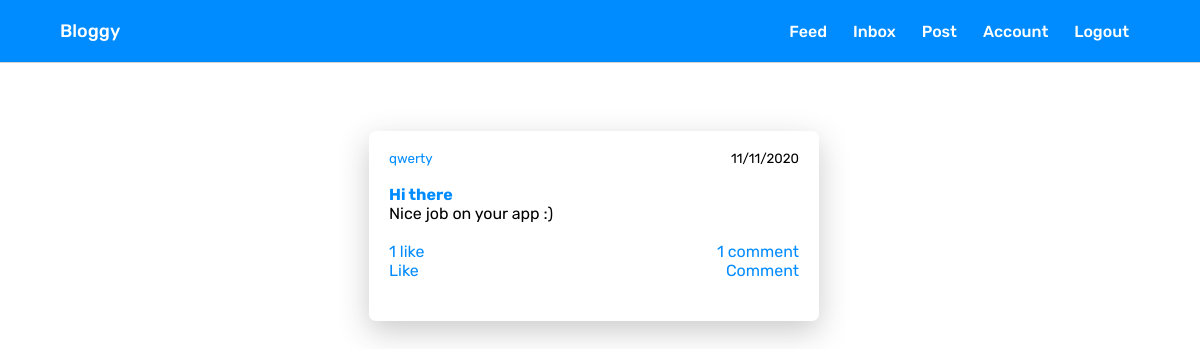
The app's page /post/7 (signed in) with its own data.
### main.py (models this page shows, shortened)
class User(db.Model, UserMixin):
    id = db.Column(db.Integer, primary_key=True)
    username = db.Column(db.String(15), unique=True)
    email = db.Column(db.String(50), unique=True)
    password = db.Column(db.String(80))
    profile_pic = db.Column(
        db.String(40), nullable=False, default='default.jpg')
    posts = db.relationship('Post', backref='author', lazy='dynamic')
    commenter = db.relationship('Comment', backref='commenter', lazy='dynamic')
    access_token = db.Column(db.String(180))
    liker = db.relationship('Like', backref='liker', lazy='dynamic')
    followed = db.relationship(
        'Follower', backref='followed', foreign_keys='Follower.followed_id', lazy='dynamic')
    follower = db.relationship(
        'Follower', backref='follower', foreign_keys='Follower.follower_id', lazy='dynamic')
    sender = db.relationship('Message', backref='sender',
                             foreign_keys='Message.sender_id', lazy='dynamic')
    receiver = db.relationship('Message', backref='receiver',
                               foreign_keys='Message.receiver_id', lazy='dynamic')
    bio_content = db.Column(db.String(1000))
    verified = db.Column(db.Boolean(), default=False)
    def has_liked_post(self, post):
        return Like.query.filter(
            Like.liker_id == self.id,
            Like.liked_id == post.id).count() > 0

class Post(db.Model, UserMixin):
    id = db.Column(db.Integer, primary_key=True)
    post_title = db.Column(db.String(100), nullable=False)
    post_content = db.Column(db.String(1000), nullable=False)
    post_date = db.Column(db.DateTime, nullable=False, default=datetime.utcnow)
    user_id = db.Column(db.Integer, db.ForeignKey('user.id'), nullable=False)
    commented = db.relationship('Comment', backref='commented', lazy='dynamic')
    likes = db.relationship('Like', backref='liked', lazy='dynamic')

### main.py (the view)
@app.route("/post/<int:post_id>")
@login_required
def post(post_id):
    if current_user.username == 'admin' and current_user.email == 'arpanneupane19@gmail.com':
        session['logged_in'] = True
        return redirect('/admin')
    post = Post.query.get_or_404(post_id)
    return render_template('postid.html', title=post.post_title, post=post)

### main.py (called while the page is built)
@login_manager.user_loader
def load_user(user_id):
    return User.query.get(int(user_id))

@app.before_request
def make_session_permanent():
    session.permanent = True

### templates/postid.html (shortened to what this page needs)
{% extends "base.html" %} {% block title %}{% endblock %} {% block content %}
<link rel="stylesheet" href="{{url_for('static', filename='dashboard.css')}}" />
<div class="container">
    <br />
    <br />
    <div class="specific-post">
        <div class="post">
            <div class="post-info">
                <small><a href="{{url_for('user', username=post.author.username)}}">{{post.author.username}}</a></small>
                <small>{{post.post_date.strftime('%m/%d/%Y') }}</small>
            </div>
            <br />
            <article class="post-title-content">
                <h4>
                    <a href="{{url_for('post', post_id=post.id)}}">{{post.post_title}}</a>
                </h4>
                <p>{{post.post_content}}</p>
            </article>
            <br />
            <div class="post-actions">
                <div class="post-stats-info">
                    {% if post.likes.count() == 1 %}
                    <p>
                        <a href="{{url_for('view_likes', post_id=post.id)}}">{{post.likes.count()}} like</a>
                    </p>
                    {% else %}
                    <p>
                        <a href="{{url_for('view_likes', post_id=post.id)}}">{{post.likes.count()}} likes</a>
                    </p>
                    {% endif %} {% if post.commented.count() == 1 %}
                    <p>
                        <a href="{{url_for('view_comments', post_id=post.id)}}">{{post.commented.count()}} comment</a>
                    </p>
                    {% else %}
                    <p>
                        <a href="{{url_for('view_comments', post_id=post.id)}}">{{post.commented.count()}} comments</a>
                    </p>
                    {% endif %}
                </div>
            </div>
            <div class="actions">
                {% if current_user.has_liked_post(post) %}
                <p>
                    <a href="{{url_for('like_post', action='unlike', post_id=post.id)}}">Unlike</a>
                </p>
                {% else %}
                <p>
                    <a href="{{url_for('like_post', action='like', post_id=post.id)}}">Like</a>
                </p>
                {% endif %}
                <p>
                    <a href="{{url_for('comment_on_post', post_id=post.id)}}">Comment</a>
                </p>
            </div>
        </div>
    </div>
    <br />
</div>
{% endblock %}

### static/base.css (style rules this page uses)
* { box-sizing: border-box; margin: 0; padding: 0; font-family: "Rubik", sans-serif; }
a { text-decoration: none; color: rgb(0, 140, 255); }

### static/dashboard.css (style rules this page uses)
.container { margin-top: 30px; margin-left: 100px; margin-right: 100px; display: flex; flex-direction: column; }
.post { display: flex; flex-direction: column; padding: 20px; background: #ffffff; border-radius: 7px; box-shadow: 0px 10px 30px rgba(48, 48, 48, 0.25); width: 45%; height: 190px; max-height: 190px; overflow-y: auto; margin-right: 12px; margin-bottom: 20px; }
.specific-post { display: flex; flex-direction: column; justify-content: center; align-items: center; }
.post-info { display: flex; justify-content: space-between; }
.post-info a { color: rgb(0, 140, 255); }
.post-stats-info { display: flex; justify-content: space-between; }
.post-stats-info a { color: rgb(0, 140, 255); }
.post-stats-info p { color: rgb(0, 140, 255); cursor: pointer; }
.post-title-content a { color: rgb(0, 140, 255); }
.actions { display: flex; justify-content: space-between; }
.actions a { color: rgb(0, 140, 255); }

### records on screen
User: author.username "qwerty"
Post: post_date "11/11/2020", post_title "Hi there", post_content "Nice job on your app :)"

### other values on screen
{{ post.likes.count() }} "1"
{{ post.commented.count() }} "1"
